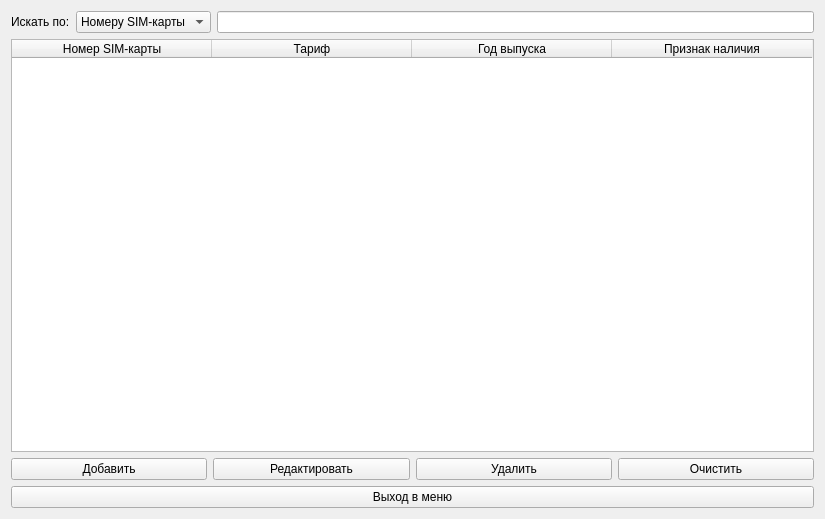
<?xml version="1.0" encoding="UTF-8"?>
<ui version="4.0">
 <class>infosimWindow</class>
 <widget class="QWidget" name="infosimWindow">
  <property name="geometry">
   <rect>
    <x>0</x>
    <y>0</y>
    <width>825</width>
    <height>519</height>
   </rect>
  </property>
  <property name="windowTitle">
   <string>Form</string>
  </property>
  <layout class="QGridLayout" name="gridLayout">
   <item row="0" column="0">
    <layout class="QVBoxLayout" name="verticalLayout_3">
     <item>
      <layout class="QVBoxLayout" name="verticalLayout">
       <item>
        <layout class="QHBoxLayout" name="horizontalLayout">
         <item>
          <widget class="QLabel" name="label">
           <property name="text">
            <string>Искать по:</string>
           </property>
          </widget>
         </item>
         <item>
          <widget class="QComboBox" name="searchComboBox">
           <item>
            <property name="text">
             <string>Номеру SIM-карты</string>
            </property>
           </item>
           <item>
            <property name="text">
             <string>Тарифу</string>
            </property>
           </item>
          </widget>
         </item>
         <item>
          <widget class="QLineEdit" name="searchEdit"/>
         </item>
        </layout>
       </item>
       <item>
        <widget class="QTableWidget" name="infoSimTableWidget">
         <property name="editTriggers">
          <set>QAbstractItemView::NoEditTriggers</set>
         </property>
         <property name="selectionBehavior">
          <enum>QAbstractItemView::SelectRows</enum>
         </property>
         <property name="rowCount">
          <number>0</number>
         </property>
         <property name="columnCount">
          <number>4</number>
         </property>
         <attribute name="horizontalHeaderDefaultSectionSize">
          <number>200</number>
         </attribute>
         <column>
          <property name="text">
           <string>Номер SIM-карты</string>
          </property>
         </column>
         <column>
          <property name="text">
           <string>Тариф</string>
          </property>
         </column>
         <column>
          <property name="text">
           <string>Год выпуска</string>
          </property>
         </column>
         <column>
          <property name="text">
           <string>Признак наличия</string>
          </property>
         </column>
        </widget>
       </item>
      </layout>
     </item>
     <item>
      <layout class="QVBoxLayout" name="verticalLayout_2">
       <item>
        <layout class="QHBoxLayout" name="horizontalLayout_2">
         <item>
          <widget class="QPushButton" name="addButton">
           <property name="text">
            <string>Добавить</string>
           </property>
          </widget>
         </item>
         <item>
          <widget class="QPushButton" name="editButton">
           <property name="text">
            <string>Редактировать</string>
           </property>
          </widget>
         </item>
         <item>
          <widget class="QPushButton" name="deleteButton">
           <property name="text">
            <string>Удалить</string>
           </property>
          </widget>
         </item>
         <item>
          <widget class="QPushButton" name="clearButton">
           <property name="text">
            <string>Очистить</string>
           </property>
          </widget>
         </item>
        </layout>
       </item>
       <item>
        <widget class="QPushButton" name="menuExitButton">
         <property name="text">
          <string>Выход в меню</string>
         </property>
        </widget>
       </item>
      </layout>
     </item>
    </layout>
   </item>
  </layout>
 </widget>
 <resources/>
 <connections/>
</ui>
